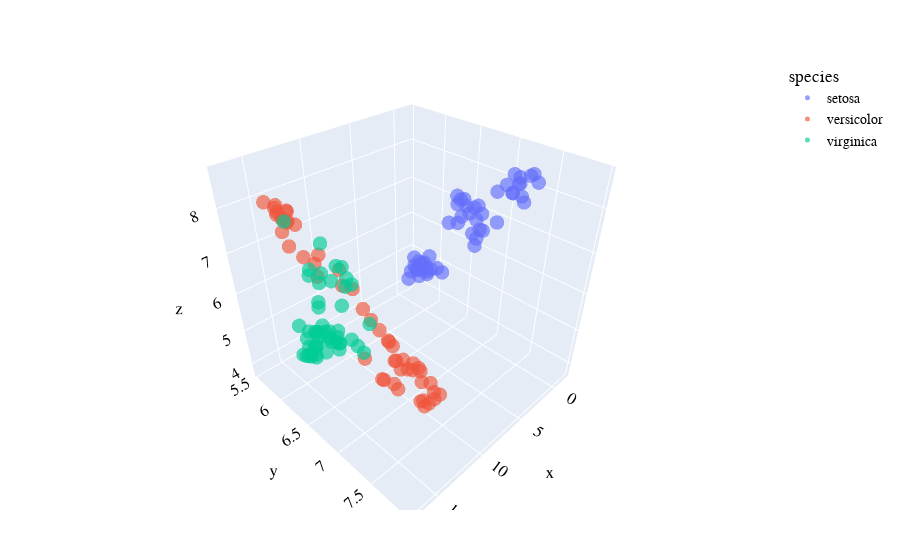

Source (notebook cell):
### Markdown cell above
## Project data into 3D with UMAP
We repeat the previous visualization, but with a 3D scatter plot trace, `scatter3d`, and an output dimension of 3 instead.

### Code cell
using PlotlyJS, DataFrames, Statistics, PyCall
@pyimport umap as py_umap

function display_iris_umap_3d()
    df = DataFrame(dataset("iris"))
    
    features = [:petal_length, :petal_width, :sepal_length, :sepal_width]
    
    rescale(A; dims=1) = (A .- mean(A, dims=dims)) ./ max.(std(A, dims=dims), eps())
    
    rescaled_features = rescale(Array(df[!,features]))
    
    umap_features = py_umap.UMAP(n_components=3, n_neighbors=15, 
                                 min_dist=0.1, n_epochs=200)[:fit_transform](rescaled_features)
    
    insertcols!(df, :x_umap => umap_features[:,1], :y_umap => umap_features[:,2], :z_umap => umap_features[:,3])
    
    layout = Layout(xaxis_title="x (UMAP)", yaxis_title="x (UMAP)", zaxis_title="z (UMAP)", 
                    font=attr(family="Courier New", size=14,color="Black"))
    
    Plot(df, layout; x=:x_umap, y=:y_umap, z=:z_umap, color=:species, mode="markers", 
                     kind="scatter3d", opacity=0.65, marker_size=5)
end

display_iris_umap_3d()
